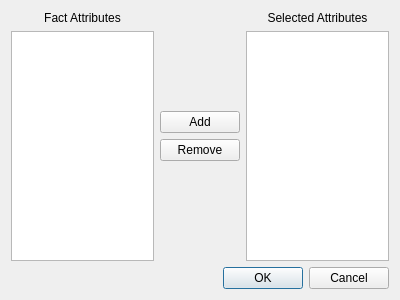
<?xml version="1.0" encoding="UTF-8"?>
<ui version="4.0">
 <class>EnviromentDialog</class>
 <widget class="QDialog" name="EnviromentDialog">
  <property name="geometry">
   <rect>
    <x>0</x>
    <y>0</y>
    <width>400</width>
    <height>300</height>
   </rect>
  </property>
  <property name="windowTitle">
   <string>Dialog</string>
  </property>
  <layout class="QVBoxLayout" name="verticalLayout_3">
   <item>
    <layout class="QHBoxLayout" name="horizontalLayout_2">
     <item>
      <layout class="QVBoxLayout" name="verticalLayout_5">
       <item>
        <widget class="QLabel" name="label">
         <property name="text">
          <string>Fact Attributes</string>
         </property>
         <property name="alignment">
          <set>Qt::AlignCenter</set>
         </property>
        </widget>
       </item>
       <item>
        <widget class="QListWidget" name="factAttributesListWidget">
         <property name="contextMenuPolicy">
          <enum>Qt::NoContextMenu</enum>
         </property>
        </widget>
       </item>
      </layout>
     </item>
     <item>
      <layout class="QVBoxLayout" name="verticalLayout_2">
       <item>
        <spacer name="verticalSpacer">
         <property name="orientation">
          <enum>Qt::Vertical</enum>
         </property>
         <property name="sizeHint" stdset="0">
          <size>
           <width>20</width>
           <height>40</height>
          </size>
         </property>
        </spacer>
       </item>
       <item>
        <widget class="QPushButton" name="pushButton_2">
         <property name="text">
          <string>Add</string>
         </property>
        </widget>
       </item>
       <item>
        <widget class="QPushButton" name="pushButton">
         <property name="text">
          <string>Remove</string>
         </property>
        </widget>
       </item>
       <item>
        <spacer name="verticalSpacer_2">
         <property name="orientation">
          <enum>Qt::Vertical</enum>
         </property>
         <property name="sizeHint" stdset="0">
          <size>
           <width>20</width>
           <height>40</height>
          </size>
         </property>
        </spacer>
       </item>
      </layout>
     </item>
     <item>
      <layout class="QVBoxLayout" name="verticalLayout_6">
       <item>
        <widget class="QLabel" name="label_2">
         <property name="text">
          <string>Selected Attributes</string>
         </property>
         <property name="alignment">
          <set>Qt::AlignCenter</set>
         </property>
        </widget>
       </item>
       <item>
        <widget class="QListWidget" name="selectedAttributesListWidget"/>
       </item>
      </layout>
     </item>
    </layout>
   </item>
   <item>
    <widget class="QDialogButtonBox" name="buttonBox">
     <property name="orientation">
      <enum>Qt::Horizontal</enum>
     </property>
     <property name="standardButtons">
      <set>QDialogButtonBox::Cancel|QDialogButtonBox::Ok</set>
     </property>
    </widget>
   </item>
  </layout>
 </widget>
 <resources/>
 <connections>
  <connection>
   <sender>buttonBox</sender>
   <signal>accepted()</signal>
   <receiver>EnviromentDialog</receiver>
   <slot>accept()</slot>
   <hints>
    <hint type="sourcelabel">
     <x>248</x>
     <y>254</y>
    </hint>
    <hint type="destinationlabel">
     <x>157</x>
     <y>274</y>
    </hint>
   </hints>
  </connection>
  <connection>
   <sender>buttonBox</sender>
   <signal>rejected()</signal>
   <receiver>EnviromentDialog</receiver>
   <slot>reject()</slot>
   <hints>
    <hint type="sourcelabel">
     <x>316</x>
     <y>260</y>
    </hint>
    <hint type="destinationlabel">
     <x>286</x>
     <y>274</y>
    </hint>
   </hints>
  </connection>
 </connections>
</ui>
